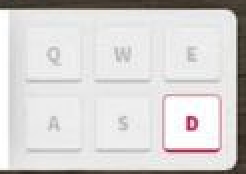
#> input picture png.png, 123 x 87 px (shown 2 times larger)
$ python main.py
#> lines starting #> are read from the running program, lines starting #| are printed output that depends on the picture
#!/usr/bin/python3
import cv2
import numpy as np
image = cv2.imread('png.png')
#> image is the input picture: shape (87, 123, 3); mean B, G, R 210.4, 211.3, 213.7
ret,image = cv2.threshold(image,138,255,cv2.THRESH_BINARY)
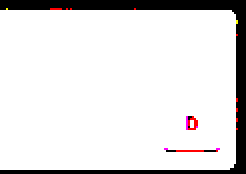
#> image: shape (87, 123, 3) (shown 2 times larger); mean B, G, R 223.6, 223.4, 224.9
cv2.imshow('1',image)
cv2.waitKey(0)
